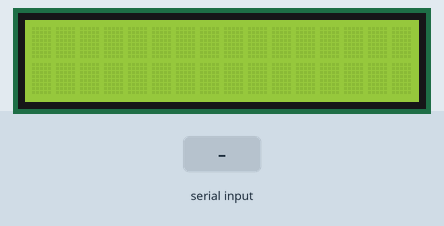
This sketch was run on a simulated Arduino Uno, built with avr-gcc and run on an emulated ATmega328P. Shown: 16×2 character LCD. The inputs (shaded band) are chosen by the test bench. What the sketch prints to the serial monitor is not drawn.

Above: at 1.2 s.
1.3 s: "1\n" received over the second serial link
At 2.4 s:
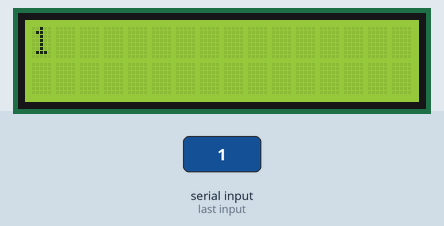
2.8 s: "0\n" received over the second serial link
At 3.6 s:
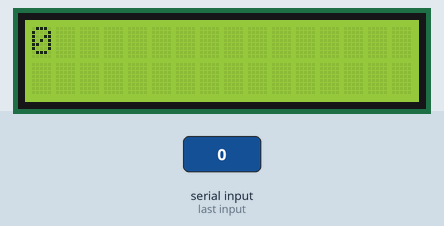
4.3 s: "2\n" received over the second serial link
At 4.7 s:
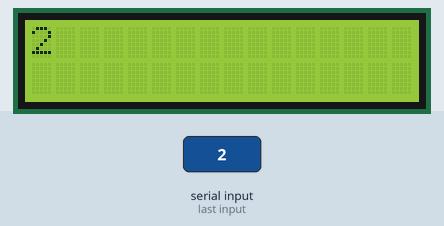
Timing chart, 0 to 7.3 s (numbered marks = the images above; inputs shaded):
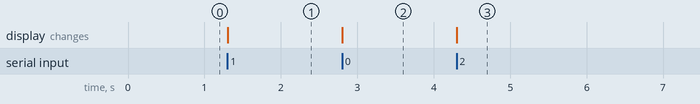

Measured:
- after the input at 1.3 s, the display: changes at once (image 1)
- after the input at 2.8 s, the display: changes at once (image 2)
- after the input at 4.3 s, the display: changes at once (image 3)

The sketch:

arduino_nano_get_data.ino
```cpp
#include <SoftwareSerial.h>
#include <LiquidCrystal.h>

// define variables for libaries
const int rs = 2,
          en = 3,
          d4 = 6,
          d5 = 7,
          d6 = 8,
          d7 = 9;

LiquidCrystal lcd(rs, en, d4, d5, d6, d7);

SoftwareSerial mySerial(11,12);

// setup function
void setup() {
  pinMode(11, INPUT);
  pinMode(12, OUTPUT);
  mySerial.begin(9600);
  Serial.begin(9600);
  lcd.begin(16, 2);

}
// loop function
void loop() {
// get data from the uno and print them on the LCD display
  if(mySerial.available()) {
    lcd.clear();
    String data = mySerial.readStringUntil('\n');

    Serial.println(data);
    lcd.setCursor(0,0);
    lcd.print(data);
  }

}
```
